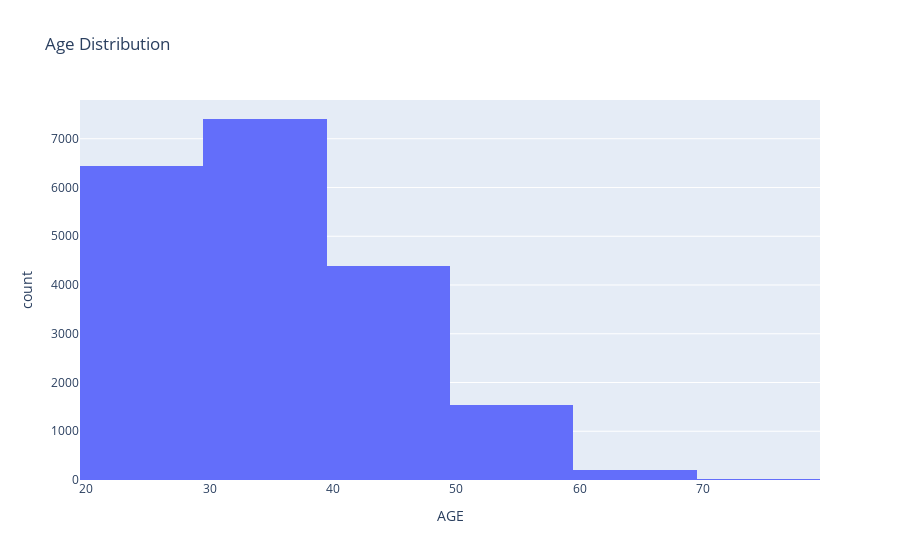

This figure's notebook cell:
### Code cell
# plot a histogram of the 'Age' column using Plotly
fig = px.histogram(final_df, x='AGE', nbins=10, title='Age Distribution')

# show the plot
fig.show()

### Figure 1 — Plotly figure (JSON) as saved in the notebook; plotly's stock layout.template omitted (floating-point values rounded to 4 significant figures; data arrays with more than 128 entries replaced by an {"elided": "..."} marker saying what was removed)
{"data": [{"alignmentgroup": "True", "bingroup": "x", "hovertemplate": "AGE=%{x}<br>count=%{y}<extra></extra>", "legendgroup": "", "marker": {"color": "#636efa", "pattern": {"shape": ""}}, "name": "", "nbinsx": 10, "offsetgroup": "", "orientation": "v", "showlegend": false, "type": "histogram", "x": {"elided": "20000 int values"}, "xaxis": "x", "yaxis": "y"}], "layout": {"autosize": true, "barmode": "relative", "legend": {"tracegroupgap": 0}, "title": {"text": "Age Distribution"}, "xaxis": {"anchor": "y", "autorange": true, "domain": [0, 1], "range": [19.5, 79.5], "title": {"text": "AGE"}, "type": "linear"}, "yaxis": {"anchor": "x", "autorange": true, "domain": [0, 1], "range": [0, 7795.0], "title": {"text": "count"}}}}
